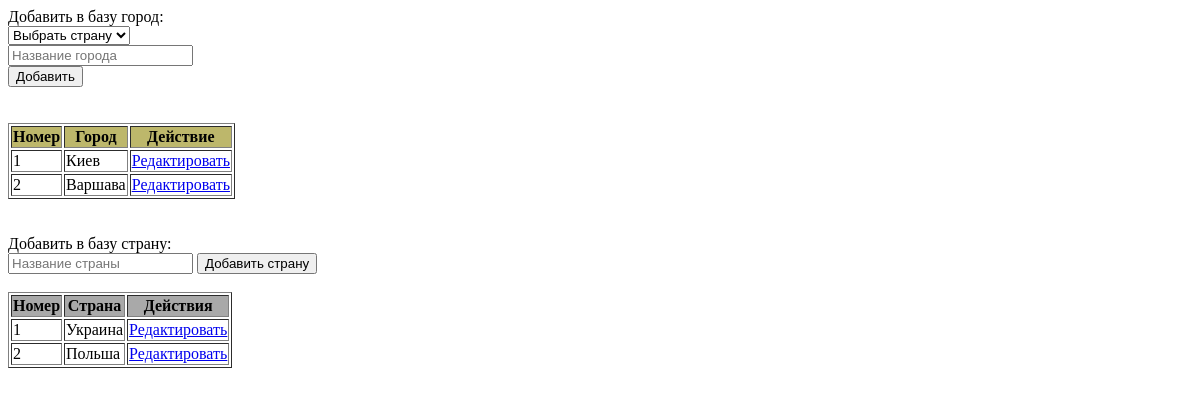
Page /admin_panel.php on the earlier database version.
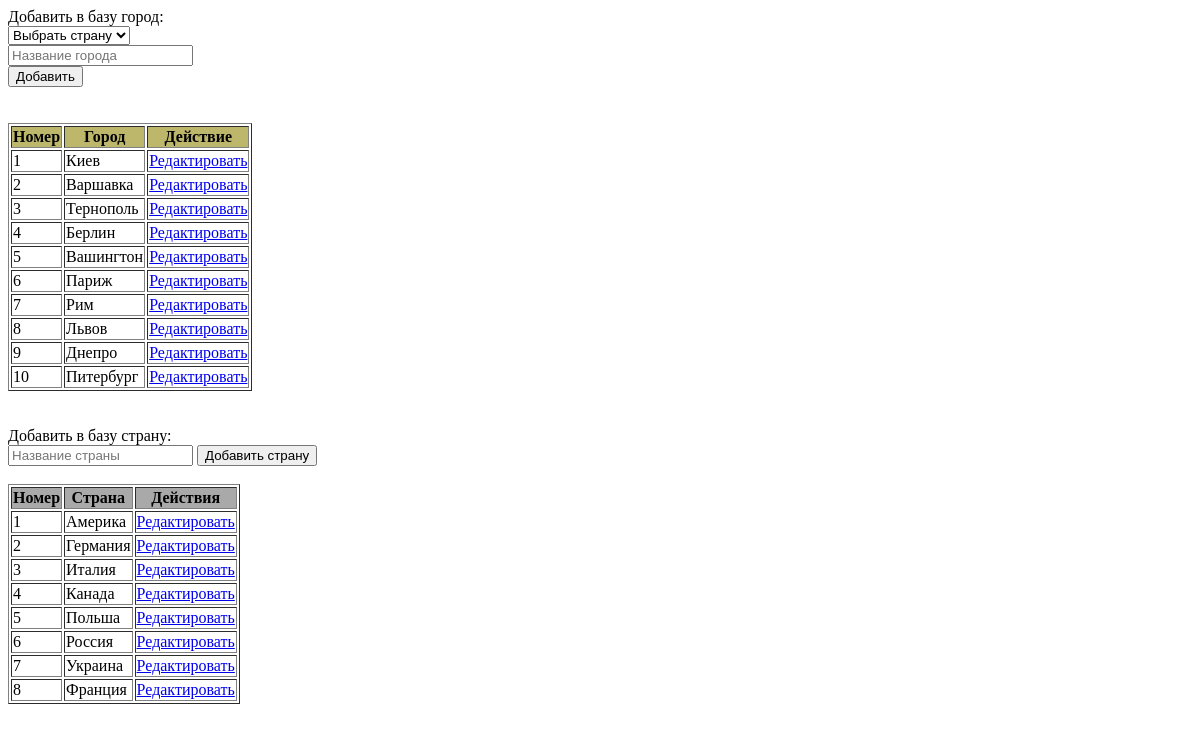
Same page on the later database version.
### tables this page shows
CREATE TABLE `address_cities` (
  `id` int(11) NOT NULL,
  `countryId` int(11) NOT NULL,
  `name` varchar(50) NOT NULL
);

CREATE TABLE `address_countries` (
  `id` int(11) NOT NULL,
  `name` varchar(50) NOT NULL
);

### admin_panel.php (called while the page is built)
<?php
require_once 'Form/address_cities_add_form.php';
require_once 'form_address_countries.php';

### Class/AddressCities.php (called while the page is built, shortened)
<?php
class AddressCities extends Connectic
{
    private $id;
    private $name;
    public function getId()
    {
        return $this->id;
    }
    public function getName()
    {
        return $this->name;
    }
    public function selectAllCiti()
    {
        $pdo = Connectic::makeConnect();
        $pdo->setAttribute(PDO::FETCH_CLASS, 'AddressCities');
        $sql = "SELECT * FROM address_cities";
        $stmt = $pdo->prepare($sql);
        $stmt->setFetchMode(PDO::FETCH_CLASS, 'AddressCities');
        $stmt->execute();
        return $stmt->fetchAll();
    }
}

### address_cities.php (called while the page is built, shortened)
<?php
require_once 'Class/AddressCities.php';
$adressCities = new AddressCities();
$allCitis = $adressCities->selectAllCiti();

### Class/AddressCountries.php (called while the page is built, shortened)
<?php
class AddressCountries extends Connectic
{
    private $id;
    private $name;
    public function getIdCountri()
    {
        return $this->id;
    }
    public function getNameCountri()
    {
        return $this->name;
    }
    public function selectCountris()
    {
        $pdo = Connectic::makeConnect();
        $pdo->setAttribute(PDO::ATTR_CASE, PDO::CASE_NATURAL);
        $sql = "SELECT * FROM address_countries";
        $stmt = $pdo->prepare($sql);
        $stmt->setFetchMode(PDO::FETCH_CLASS, 'AddressCountries');
        $stmt->execute();
        return $stmt->fetchAll();
    }
}

### address_countries.php (called while the page is built, shortened)
<?php
require_once 'Class/AddressCountries.php';
$addressCountry = new AddressCountries();
$allCountris = $addressCountry->selectCountris();

### Form/address_cities_add_form.php (the view, shortened to what this page needs)
<!DOCTYPE html>
<html lang="en">
<head>
</head>
<body>
        <form action="/sql/address_cities.php" method="post">
            <label>Добавить в базу город:</label><br>
            <select name="countriId">
                <option disabled selected>Выбрать страну</option>
            </select><br>
            <input type="text" name="citi_add" placeholder="Название города" required="required">
            <br><input type="submit" value="Добавить"><br><br>
        </form><br>
        <?php require_once 'address_cities.php'; ?>
        <table border="1">
        <tr bgcolor="#bdb76b">
            <th>Номер</th>
            <th>Город</th>
            <th>Действие</th>
        </tr>
            <?php $i = 0; ?>
            <?php foreach ($allCitis as $citi): ?>
        <tr>
            <td><?php echo ++$i; ?></td>
            <td><?php echo $citi->getName()?></td>
            <td>
                <a href="Form/edit_address_citic_form.php?id=<?php echo $citi->getId()?>">Редактировать</a>
            </td>
        </tr>
            <?php endforeach;?>
        </table><br><br>
</body>
</html>

### form_address_countries.php (shortened to what this page needs)
<!DOCTYPE html>
<html lang="en">
<head>
</head>
<body>
<?php require_once 'address_countries.php';?>
    <form action="address_countries.php" method="post">
        <label>Добавить в базу страну:</label><br>
        <input type="text" name="add_country" required="required" placeholder="Название страны">
        <input type="submit" value="Добавить страну">
    </form><br>
    <table border="1">
        <tr bgcolor="#a9a9a9">
            <th>Номер</th>
            <th>Страна</th>
            <th>Действия</th>
        </tr>
        <?php $i = 0; ?>
        <?php foreach ($allCountris as $countri): ?>
        <tr>
            <td><?php echo ++$i; ?></td>
            <td><?php echo $countri->getNameCountri()?></td>
            <td>
                <a href="edit_countries_form.php?id=<?php echo $countri->getIdCountri()?>">Редактировать</a>
            </td>
        </tr>
        <?php endforeach;?>
    </table>
</body>
</html>

Differences in the rows shown:
changed address_cities: name "Варшава" → "Варшавка"
added address_cities: name "Тернополь"
added address_cities: name "Берлин"
added address_cities: name "Вашингтон"
added address_cities: name "Париж"
added address_cities: name "Рим"
added address_cities: name "Львов"
added address_cities: name "Днепро"
added address_cities: name "Питербург"
added address_countries: name "Америка"
added address_countries: name "Германия"
added address_countries: name "Италия"
added address_countries: name "Канада"
shown differently, row unchanged: address_countries "Польша": moves up the list
added address_countries: name "Россия"
added address_countries: name "Франция"
